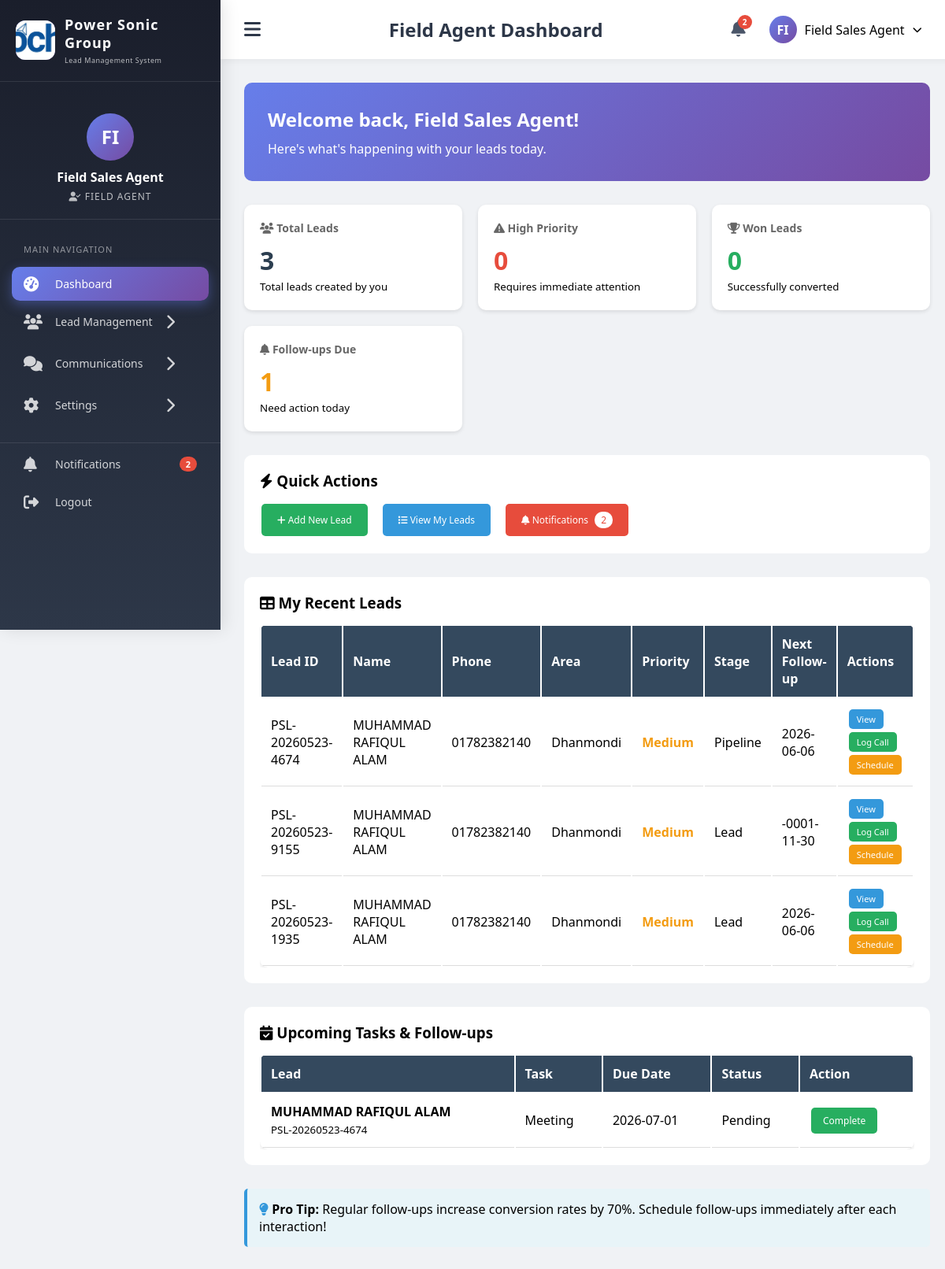
The app's page /agent_dashboard.php (signed in) with its own data.
### tables this page shows
CREATE TABLE `company_settings` (
  `id` int(11) NOT NULL,
  `company_name` varchar(200) NOT NULL DEFAULT 'Power Sonic',
  `company_logo` varchar(500) DEFAULT NULL,
  `company_favicon` varchar(500) DEFAULT NULL,
  `company_email` varchar(100) DEFAULT NULL,
  `company_phone` varchar(50) DEFAULT NULL,
  `company_mobile` varchar(50) DEFAULT NULL,
  `company_address` text DEFAULT NULL,
  `company_city` varchar(100) DEFAULT NULL,
  `company_state` varchar(100) DEFAULT NULL,
  `company_country` varchar(100) DEFAULT 'Bangladesh',
  `company_postal_code` varchar(20) DEFAULT NULL,
  `company_website` varchar(200) DEFAULT NULL,
  `company_business_hours` text DEFAULT NULL,
  `company_social_facebook` varchar(255) DEFAULT NULL,
  `company_social_linkedin` varchar(255) DEFAULT NULL,
  `company_social_twitter` varchar(255) DEFAULT NULL,
  `company_social_instagram` varchar(255) DEFAULT NULL,
  `company_registration_no` varchar(100) DEFAULT NULL,
  `company_tax_id` varchar(100) DEFAULT NULL,
  `company_bin_no` varchar(100) DEFAULT NULL,
  `bank_name` varchar(200) DEFAULT NULL,
  `bank_account_name` varchar(200) DEFAULT NULL,
  `bank_account_number` varchar(100) DEFAULT NULL,
  `bank_routing_number` varchar(50) DEFAULT NULL,
  `footer_text` varchar(500) DEFAULT NULL,
  `invoice_prefix` varchar(20) DEFAULT 'INV',
  `currency_symbol` varchar(10) DEFAULT 'BDT',
  `date_format` varchar(20) DEFAULT 'Y-m-d',
  `timezone` varchar(50) DEFAULT 'Asia/Dhaka',
  `created_at` timestamp NOT NULL DEFAULT current_timestamp(),
  `updated_at` timestamp NOT NULL DEFAULT current_timestamp() ON UPDATE current_timestamp()
);

CREATE TABLE `leads` (
  `id` int(11) NOT NULL,
  `lead_unique_id` varchar(20) NOT NULL,
  `user_custom_id` varchar(50) DEFAULT NULL,
  `name` varchar(100) NOT NULL,
  `email` varchar(100) DEFAULT NULL,
  `phone` varchar(20) NOT NULL,
  `area` varchar(100) NOT NULL,
  `address` text DEFAULT NULL,
  `country` varchar(50) DEFAULT 'Bangladesh',
  `district` varchar(100) DEFAULT NULL,
  `police_station` varchar(100) DEFAULT NULL,
  `post_office` varchar(100) DEFAULT NULL,
  `google_map_link` text DEFAULT NULL,
  `latitude` varchar(50) DEFAULT NULL,
  `longitude` varchar(50) DEFAULT NULL,
  `priority` enum('High','Medium','Low') DEFAULT 'Medium',
  `lead_stage` varchar(50) DEFAULT 'Lead',
  `expected_amount` decimal(10,2) DEFAULT 0.00,
  `currency` varchar(3) DEFAULT 'BDT',
  `probability` int(11) DEFAULT 0,
  `next_followup_date` date DEFAULT NULL,
  `last_contact_date` date DEFAULT NULL,
  `won_date` date DEFAULT NULL,
  `lost_reason` text DEFAULT NULL,
  `status` enum('New','Contacted','Negotiation','Converted','Lost') DEFAULT 'New',
  `created_by` int(11) DEFAULT NULL,
  `created_at` timestamp NOT NULL DEFAULT current_timestamp(),
  `updated_at` timestamp NOT NULL DEFAULT current_timestamp() ON UPDATE current_timestamp()
);

CREATE TABLE `tasks` (
  `id` int(11) NOT NULL,
  `lead_id` int(11) DEFAULT NULL,
  `task_title` varchar(200) NOT NULL,
  `description` text DEFAULT NULL,
  `has_attachments` tinyint(1) DEFAULT 0,
  `due_date` date NOT NULL,
  `reminder_days` int(11) DEFAULT 1,
  `status` enum('Pending','Completed','Cancelled') DEFAULT 'Pending',
  `assigned_to` int(11) DEFAULT NULL,
  `created_by` int(11) DEFAULT NULL,
  `created_at` timestamp NOT NULL DEFAULT current_timestamp()
);

### agent_dashboard.php (the view, shortened to what the rows shown need)
<?php
require_once 'config.php';
require_once 'includes/header.php';
$myLeads = $pdo->prepare("SELECT * FROM leads WHERE created_by = ? ORDER BY created_at DESC");
$myLeads->execute([$_SESSION['user_id']]);
$myLeads = $myLeads->fetchAll();
$tasks = $pdo->prepare("SELECT t.*, l.name as lead_name, l.lead_unique_id, l.id as lead_id
                        FROM tasks t
                        JOIN leads l ON t.lead_id = l.id
                        WHERE t.assigned_to = ? AND t.status = 'Pending'
                        ORDER BY t.due_date ASC LIMIT 10");
$tasks->execute([$_SESSION['user_id']]);
$tasks = $tasks->fetchAll();
?>
<div style="background: linear-gradient(135deg, #667eea 0%, #764ba2 100%); color: white; padding: 30px; border-radius: 10px; margin-bottom: 30px;">
    <h2 style="margin-bottom: 10px;">Welcome back, <?php echo htmlspecialchars($_SESSION['full_name']); ?>!</h2>
</div>
<div style="background: white; border-radius: 10px; padding: 20px; margin-bottom: 30px;">
    <?php if(count($myLeads) > 0): ?>
    <div style="overflow-x: auto;">
        <table class="data-table">
            <thead>
                <tr>
                    <th>Lead ID</th>
                    <th>Name</th>
                    <th>Phone</th>
                    <th>Area</th>
                    <th>Priority</th>
                    <th>Stage</th>
                    <th>Next Follow-up</th>
                    <th>Actions</th>
                </tr>
            </thead>
            <tbody>
                <?php foreach(array_slice($myLeads, 0, 10) as $lead): ?>
                <tr>
                    <td><?php echo $lead['lead_unique_id']; ?></td>
                    <td><?php echo htmlspecialchars($lead['name']); ?></td>
                    <td><?php echo $lead['phone']; ?></td>
                    <td><?php echo htmlspecialchars($lead['area']); ?></td>
                    <td class="priority-<?php echo strtolower($lead['priority']); ?>">
                        <?php echo $lead['priority']; ?>
                    </td>
                    <td><?php echo $lead['lead_stage'] ?? 'Lead'; ?></td>
                    <td>
                        <?php
                        if($lead['next_followup_date']) {
                            $followup_date = date('Y-m-d', strtotime($lead['next_followup_date']));
                            $today = date('Y-m-d');
                            if($followup_date == $today) {
                                echo '<span style="color: #e74c3c;">⚠️ Today</span>';
                            } else {
                                echo $followup_date;
                            }
                        } else {
                            echo 'Not scheduled';
                        }
                        ?>
                    </td>
                    <td>
                        <a href="view_lead.php?id=<?php echo $lead['id']; ?>" class="btn btn-sm">View</a>
                        <a href="add_communication.php?lead_id=<?php echo $lead['id']; ?>" class="btn btn-sm btn-success">Log Call</a>
                        <a href="schedule_task.php?lead_id=<?php echo $lead['id']; ?>" class="btn btn-sm" style="background: #f39c12;">Schedule</a>
                    </td>
                </tr>
                <?php endforeach; ?>
            </tbody>
        </table>
    </div>
    <?php endif; ?>
</div>
<div style="background: white; border-radius: 10px; padding: 20px;">
    <?php if(count($tasks) > 0): ?>
    <div style="overflow-x: auto;">
        <table class="data-table">
            <thead>
                <tr>
                    <th>Lead</th>
                    <th>Task</th>
                    <th>Due Date</th>
                    <th>Status</th>
                    <th>Action</th>
                </tr>
            </thead>
            <tbody>
                <?php foreach($tasks as $task): ?>
                <tr>
                    <td>
                        <strong><?php echo htmlspecialchars($task['lead_name']); ?></strong><br>
                        <small><?php echo $task['lead_unique_id']; ?></small>
                    </td>
                    <td><?php echo htmlspecialchars($task['task_title']); ?></td>
                    <td>
                        <?php
                        $due = date('Y-m-d', strtotime($task['due_date']));
                        $today = date('Y-m-d');
                        if($due == $today) {
                            echo '<span style="color: #e74c3c;">🔴 ' . $due . '</span>';
                        } elseif($due < $today) {
                            echo '<span style="color: #e74c3c;">⚠️ Overdue</span>';
                        } else {
                            echo $due;
                        }
                        ?>
                    </td>
                    <td><?php echo $task['status']; ?></td>
                    <td>
                        <a href="complete_task.php?id=<?php echo $task['id']; ?>&lead_id=<?php echo $task['lead_id']; ?>" class="btn btn-success">Complete</a>
                    </td>
                </tr>
                <?php endforeach; ?>
            </tbody>
        </table>
    </div>
    <?php endif; ?>
</div>
<?php
require_once 'includes/footer.php';
?>

### includes/header.php (shortened to what the rows shown need)
<?php
$stmt = $pdo->query("SELECT company_name, company_logo, company_favicon FROM company_settings LIMIT 1");
$company_settings = $stmt->fetch();
?>
<!DOCTYPE html>
<html lang="en">
<head>
    <link rel="stylesheet" href="https://cdnjs.cloudflare.com/ajax/libs/font-awesome/6.4.0/css/all.min.css">
</head>
<body>
    <div class="crm-wrapper">
        <div class="sidebar" id="sidebar">
            <div class="sidebar-header">
                <div class="logo-container">
                    <?php if(!empty($company_settings['company_logo']) && file_exists($company_settings['company_logo'])): ?>
                        <div class="logo-img">
                            <img src="<?php echo $company_settings['company_logo']; ?>" alt="Company Logo">
                        </div>
                    <?php else: ?>
                        <div class="logo-icon">
                            <i class="fas fa-bolt"></i>
                        </div>
                    <?php endif; ?>
                    <div class="logo-text">
                        <h3><?php echo htmlspecialchars($company_settings['company_name']); ?></h3>
                        <div class="company-tagline">Lead Management System</div>
                    </div>
                </div>
            </div>
        </div>
        <div class="main-content" id="mainContent">
            <div class="content-area">

### records on screen
company_settings: company_logo (picture), company_name "Power Sonic Group"
leads: lead_unique "PSL-20260523-4674", name "MUHAMMAD RAFIQUL ALAM", phone "01782382140", area "Dhanmondi", priority "Medium", lead_stage "Pipeline", next_followup_date "2026-06-06"
leads: lead_unique "PSL-20260523-9155", name "MUHAMMAD RAFIQUL ALAM", phone "01782382140", area "Dhanmondi", priority "Medium", lead_stage "Lead", next_followup_date "-0001-11-30"
leads: lead_unique "PSL-20260523-1935", name "MUHAMMAD RAFIQUL ALAM", phone "01782382140", area "Dhanmondi", priority "Medium", lead_stage "Lead", next_followup_date "2026-06-06"
tasks: lead.name "MUHAMMAD RAFIQUL ALAM", lead.lead_unique_id "PSL-20260523-4674", task_title "Meeting", due_date "2026-07-01", status "Pending"

### other values on screen
substr($_SESSION['full_name'] ?? 'U', 0, 2) "FI"
$_SESSION['full_name'] "Field Sales Agent"
$role_display "FIELD AGENT"
$notif_count "2"
$page_titles[$current_page] "Field Agent Dashboard"
$totalLeads "3"
$highPriorityLeads "0"
$wonLeads "0"
$pendingFollowups "1"
$unreadNotifications "2"
